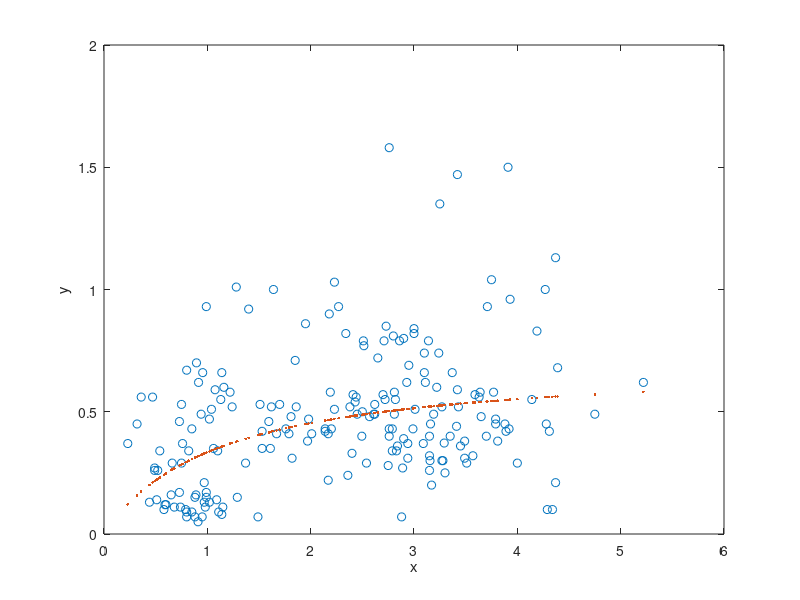
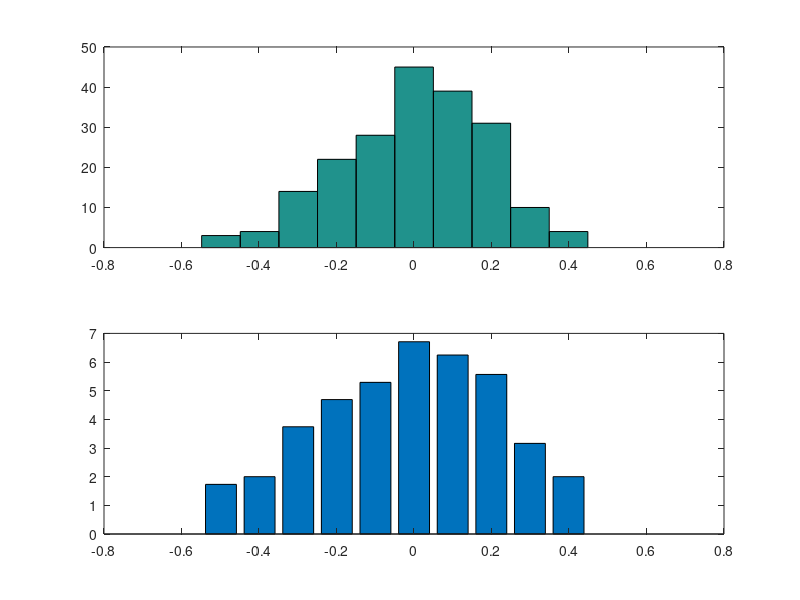

Reproduce these figures in MATLAB, in order.
function data_fit_demo_mich_mentin_transformed

%Note this whole .m file needs to be a "dummy" function file so that
% can use nested functions below
    

load EggRatioData.dat

%this data is Y=X+randn
xlist=EggRatioData(:,1); 
ylist=EggRatioData(:,2); 


%want to fit sqrt(y) as a function of x:  sqrt(y_list_fit) =sqrt(V*xlist./(K+xlist))
%sse is summed square error
V_initial_guess=1;
K_initial_guess=1;
p0=[V_initial_guess,K_initial_guess];

p_fit=fminsearch( @(p) sse_mich_mentin_sqrt_fit(xlist,ylist,p) , p0)

V_fit=p_fit(1);
K_fit=p_fit(2);

%plot the data, and our fit
figure
set(gca,'FontSize',16)
plot(xlist,ylist,'o'); hold on
plot(xlist,V_fit*xlist./(K_fit+xlist),'.');
xlabel('x');ylabel('y')

residual_list=sqrt(V_fit*xlist./(K_fit+xlist))-sqrt(ylist);
figure
subplot(211)
hist(residual_list);
subplot(212)
[N,H]=hist(residual_list);
bar(H,sqrt(N)); hold on






%%%%%%%%%%%%%%%%%%%%%
% define subfunctions

%---------------------------------
function f=sse_mich_mentin_sqrt_fit(xlist,ylist,p)
%attempt to fit ylist to equation ylist=sqrt(V*xlist/(xlist+K))
%compute summed square error

V=p(1) ; K=p(2) ;

ylist_fit=sqrt(V*xlist./(K+xlist));
f=sum( (ylist_fit-sqrt(ylist)).^2 );